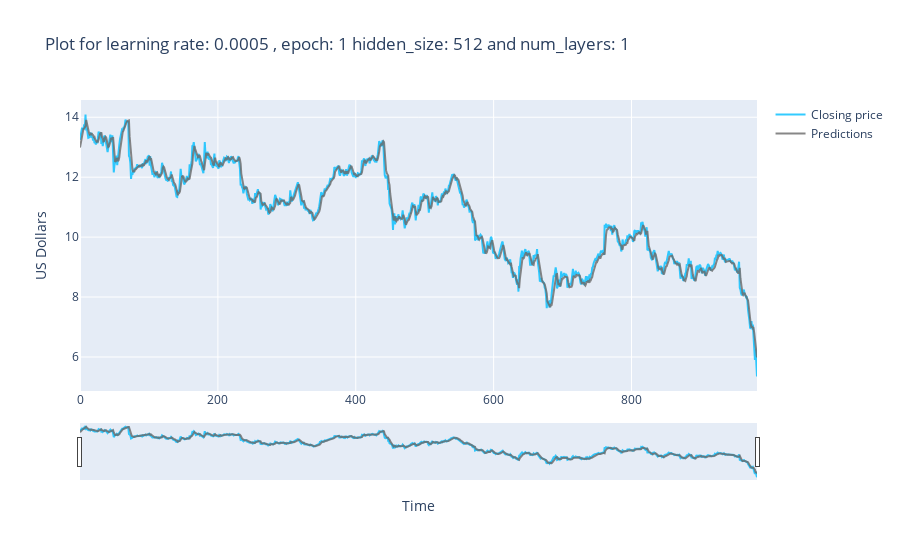

Notebook code cell kept with this figure:
### Code cell
train = data.trainloader
test = data.testloader

for epoch in range(epochs):
    for i, (seq, labels) in enumerate(train):
        optimizer.zero_grad()
        output = model(seq)
        loss = loss_function(output, labels)
        loss.backward()
        optimizer.step()
        
    if (epoch + 1) % 10 == 0:
            print("Epoch: {}, Loss: {:.5f}".format(epoch + 1, loss.item()))

    #Evaluation
    model.eval()
    predictions = []
    with torch.no_grad():
        for i, (seq, labels) in enumerate(test):
            output = model(seq)
            predictions.append(output.tolist()[0])
    predictions = np.add(np.multiply(predictions,data.std),data.mean)
    real = data.real
    print("RMS: " + str(ERRORS.RMS(predictions, real)) + "\n"
        "MAPE: " + str(ERRORS.MAPE(predictions, real)) + "\n"
        "MAE: " + str(ERRORS.MAE(predictions, real)) + "\n"
        "R: " + str(ERRORS.R(predictions, real)))    



    x = np.linspace(0,999,1000)

    fig = go.Figure()
    fig.add_trace(go.Scatter(
                    x = x,
                    y = real,
                    name="Closing price",
                    line_color='deepskyblue',
                    opacity=0.8))

    fig.add_trace(go.Scatter(
                    x = x,
                    y = predictions,
                    name="Predictions",
                    line_color='dimgray',
                    opacity=0.8))
    fig.update_layout(title_text='Plot for learning rate: ' + str(learning_rate) + ' , epoch: ' + str(epoch + 1) + ' hidden_size: ' + str(hidden_size) + ' and num_layers: ' + str(num_layers),
                      xaxis_rangeslider_visible=True,
                      xaxis_title='Time',
                      yaxis_title='US Dollars')

    fig.show()

### Figure 1 — Plotly figure (JSON) as saved in the notebook; plotly's stock layout.template omitted (floating-point values rounded to 4 significant figures; data arrays with more than 128 entries replaced by an {"elided": "..."} marker saying what was removed)
{"data": [{"line": {"color": "deepskyblue"}, "name": "Closing price", "opacity": 0.8, "type": "scatter", "x": {"elided": "1000 int values"}, "y": {"elided": "983 float values"}}, {"line": {"color": "dimgray"}, "name": "Predictions", "opacity": 0.8, "type": "scatter", "x": {"elided": "1000 int values"}, "y": {"elided": "983 float values"}}], "layout": {"title": {"text": "Plot for learning rate: 0.0005 , epoch: 1 hidden_size: 512 and num_layers: 1"}, "xaxis": {"rangeslider": {"visible": true}, "title": {"text": "Time"}}, "yaxis": {"title": {"text": "US Dollars"}}}}
